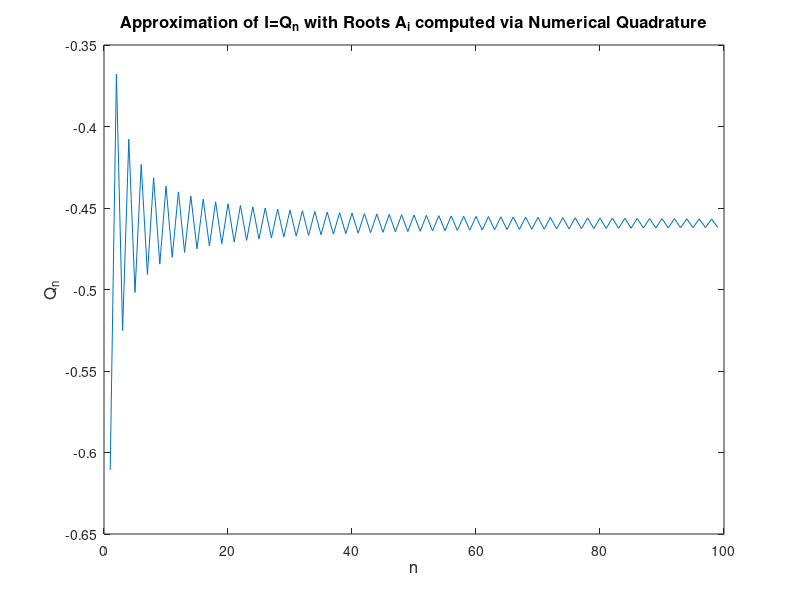
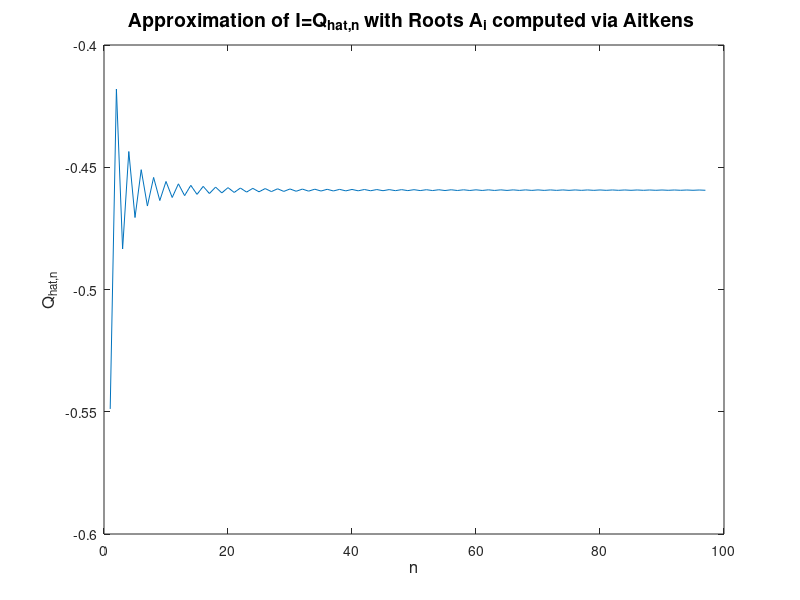

The MATLAB source for these figures, in order:
% MACM316    : Assignment 7
% Name       : Roy Chan
% ID         : 301202770
% Instructor : Ben Adcock
% File       : asn7.m

%%%%% StandardNormal Quadrature %%%%%
format long
% Variable declarations
f = @(x) x.^(-1).*sin(x.^(-1).*log(x)); % Function
n = 100; % Number of roots to compute
a = zeros(1, n); % Row vector to store roots
ct = 1; % Counter
Q = zeros(1, n); % Store approximations 
x = zeros(1, n); % Vector of values of 'n' for plot

% Compute roots
for i=1:n
    b = fzero(@(x) x*exp(x)-i*pi,0);
    a(i) = exp(-b);
end

% Compute exact value for integral
for i=1:n-1    
    I=integral(f,a(i),1);
    Q(ct) = I;
    x(ct) = ct;
    ct = ct + 1;
end

% Plot the graph
figure(1)
plot(x(1:n-1), Q(1:n-1))
xlabel('n', 'fontsize', 12);
ylabel('Q_n', 'fontsize', 12);
title('Approximation of I=Q_n with Roots A_i computed via Numerical Quadrature', 'fontsize', 12);


%%%%% Aitkens Delta Squared %%%%%

% Variable Declarations
Q_hat = zeros(1, n); % Row vector storing results of Aitkens

% Compute Approximations
for i=1:n-2
    Q_hat(i) = Q(i) - ((Q(i+1) - Q(i+2))^2) / (Q(i+2) - 2*Q(i+1) + Q(i));
end

% Plot the graph
figure(2)
plot(x(1:n-3), Q_hat(1:n-3));
xlabel('n', 'fontsize', 12);
ylabel('Q_{hat,n}', 'fontsize', 12);
title('Approximation of I=Q_{hat,n} with Roots A_i computed via Aitkens ', 'fontsize', 14);
